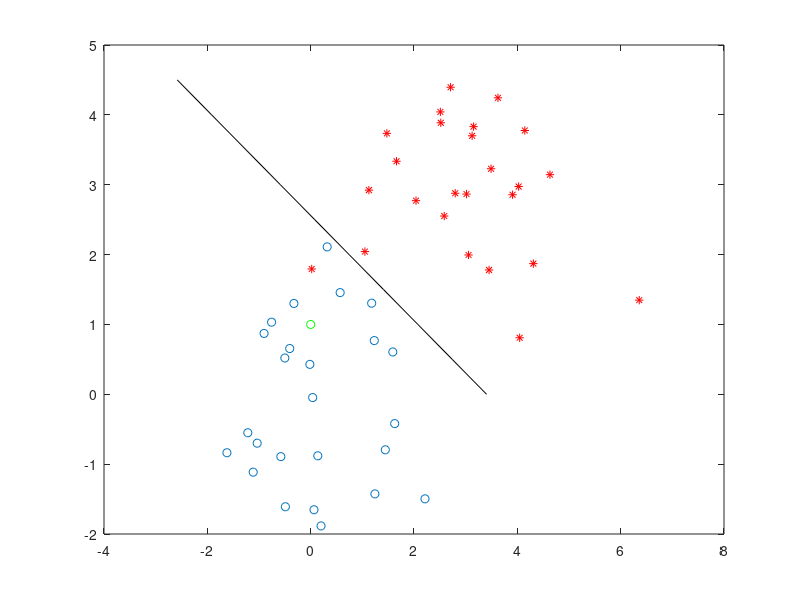

This figure's MATLAB source:
clear all
close all
clc


x1 = randn(1, 25);
x2 = randn(1, 25);

C1 = [x1; x2];

plot(C1(1,:),C1(2,:),'o')


x1 = 3 + randn(1, 25);
x2 = 3 + randn(1, 25);

C2 = [x1; x2]
hold on
plot(C2(1,:),C2(2,:),'r*')

X = [[C1'; C2'] ones(50,1)];
y = [ones(25,1); -ones(25,1)];

w = (pinv(X'*X))*X'*y

x2 = [0:0.5:4.5];

x1 = (-w(2)*x2 - w(3))/w(1);

plot(x1,x2,'k')

xd = [0; 1; 5.5];

plot(xd(1),xd(2),'og')

if (w'*xd)>0
    c = +1
else
    c = -1
end